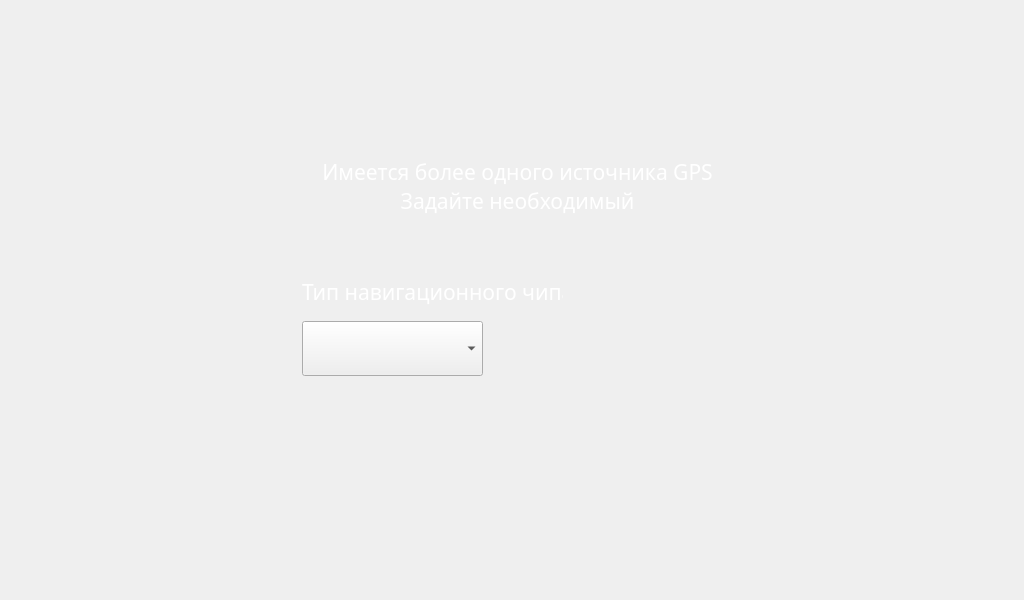
<?xml version="1.0" encoding="UTF-8"?>
<ui version="4.0">
 <class>SelectGpsDialog</class>
 <widget class="QWidget" name="SelectGpsDialog">
  <property name="windowModality">
   <enum>Qt::ApplicationModal</enum>
  </property>
  <property name="geometry">
   <rect>
    <x>0</x>
    <y>0</y>
    <width>1024</width>
    <height>600</height>
   </rect>
  </property>
  <property name="minimumSize">
   <size>
    <width>1024</width>
    <height>600</height>
   </size>
  </property>
  <property name="maximumSize">
   <size>
    <width>1920</width>
    <height>1080</height>
   </size>
  </property>
  <property name="windowTitle">
   <string>Палетка</string>
  </property>
  <property name="styleSheet">
   <string notr="true"/>
  </property>
  <layout class="QGridLayout" name="gridLayout">
   <item row="0" column="1">
    <spacer name="verticalSpacer">
     <property name="orientation">
      <enum>Qt::Vertical</enum>
     </property>
     <property name="sizeHint" stdset="0">
      <size>
       <width>20</width>
       <height>112</height>
      </size>
     </property>
    </spacer>
   </item>
   <item row="1" column="0" rowspan="2">
    <spacer name="horizontalSpacer">
     <property name="orientation">
      <enum>Qt::Horizontal</enum>
     </property>
     <property name="sizeHint" stdset="0">
      <size>
       <width>294</width>
       <height>20</height>
      </size>
     </property>
    </spacer>
   </item>
   <item row="1" column="1">
    <widget class="QWidget" name="widget" native="true">
     <property name="minimumSize">
      <size>
       <width>500</width>
       <height>400</height>
      </size>
     </property>
     <property name="maximumSize">
      <size>
       <width>500</width>
       <height>400</height>
      </size>
     </property>
     <property name="styleSheet">
      <string notr="true">#widget
{
	border-image: url(:/Pyramid/fon_next_menu.png);
}</string>
     </property>
     <widget class="QPushButton" name="cancelButton">
      <property name="geometry">
       <rect>
        <x>370</x>
        <y>280</y>
        <width>108</width>
        <height>100</height>
       </rect>
      </property>
      <property name="autoFillBackground">
       <bool>false</bool>
      </property>
      <property name="styleSheet">
       <string notr="true"> QPushButton:hover:pressed {
    padding-right: 15px; /* make room for the arrows */
	border-image: url(:/Pyramid/close_tool_n.png);
     border-width: 3;}
 
QPushButton{
     padding-right: 15px; /* make room for the arrows */
   	border-image: url(:/Pyramid/close_tool.png);
     border-width: 3;}

 QPushButton:hover {
    padding-right: 15px; /* make room for the arrows */
    	border-image: url(:/Pyramid/close_tool.png);
     border-width: 3;}</string>
      </property>
      <property name="text">
       <string/>
      </property>
      <property name="flat">
       <bool>true</bool>
      </property>
     </widget>
     <widget class="QPushButton" name="okButton">
      <property name="geometry">
       <rect>
        <x>250</x>
        <y>280</y>
        <width>108</width>
        <height>100</height>
       </rect>
      </property>
      <property name="autoFillBackground">
       <bool>false</bool>
      </property>
      <property name="styleSheet">
       <string notr="true"> QPushButton:hover:pressed {
    padding-right: 15px; /* make room for the arrows */
	border-image: url(:/Pyramid/send_otv_n.png);
     border-width: 3;}
 
QPushButton{
     padding-right: 15px; /* make room for the arrows */
   	border-image: url(:/Pyramid/send_otv.png);
     border-width: 3;}

 QPushButton:hover {
    padding-right: 15px; /* make room for the arrows */
    	border-image: url(:/Pyramid/send_otv.png);
     border-width: 3;}</string>
      </property>
      <property name="text">
       <string/>
      </property>
      <property name="flat">
       <bool>true</bool>
      </property>
     </widget>
     <widget class="QLabel" name="label">
      <property name="geometry">
       <rect>
        <x>20</x>
        <y>40</y>
        <width>471</width>
        <height>71</height>
       </rect>
      </property>
      <property name="sizePolicy">
       <sizepolicy hsizetype="Fixed" vsizetype="Fixed">
        <horstretch>0</horstretch>
        <verstretch>0</verstretch>
       </sizepolicy>
      </property>
      <property name="palette">
       <palette>
        <active>
         <colorrole role="WindowText">
          <brush brushstyle="SolidPattern">
           <color alpha="255">
            <red>255</red>
            <green>255</green>
            <blue>255</blue>
           </color>
          </brush>
         </colorrole>
         <colorrole role="Text">
          <brush brushstyle="SolidPattern">
           <color alpha="255">
            <red>255</red>
            <green>255</green>
            <blue>255</blue>
           </color>
          </brush>
         </colorrole>
         <colorrole role="ButtonText">
          <brush brushstyle="SolidPattern">
           <color alpha="255">
            <red>255</red>
            <green>255</green>
            <blue>255</blue>
           </color>
          </brush>
         </colorrole>
        </active>
        <inactive>
         <colorrole role="WindowText">
          <brush brushstyle="SolidPattern">
           <color alpha="255">
            <red>255</red>
            <green>255</green>
            <blue>255</blue>
           </color>
          </brush>
         </colorrole>
         <colorrole role="Text">
          <brush brushstyle="SolidPattern">
           <color alpha="255">
            <red>255</red>
            <green>255</green>
            <blue>255</blue>
           </color>
          </brush>
         </colorrole>
         <colorrole role="ButtonText">
          <brush brushstyle="SolidPattern">
           <color alpha="255">
            <red>255</red>
            <green>255</green>
            <blue>255</blue>
           </color>
          </brush>
         </colorrole>
        </inactive>
        <disabled>
         <colorrole role="WindowText">
          <brush brushstyle="SolidPattern">
           <color alpha="255">
            <red>120</red>
            <green>120</green>
            <blue>120</blue>
           </color>
          </brush>
         </colorrole>
         <colorrole role="Text">
          <brush brushstyle="SolidPattern">
           <color alpha="255">
            <red>120</red>
            <green>120</green>
            <blue>120</blue>
           </color>
          </brush>
         </colorrole>
         <colorrole role="ButtonText">
          <brush brushstyle="SolidPattern">
           <color alpha="255">
            <red>120</red>
            <green>120</green>
            <blue>120</blue>
           </color>
          </brush>
         </colorrole>
        </disabled>
       </palette>
      </property>
      <property name="font">
       <font>
        <family>Trebuchet MS</family>
        <pointsize>16</pointsize>
       </font>
      </property>
      <property name="text">
       <string>Имеется более одного источника GPS
Задайте необходимый</string>
      </property>
      <property name="alignment">
       <set>Qt::AlignCenter</set>
      </property>
     </widget>
     <widget class="QComboBox" name="com_cb">
      <property name="geometry">
       <rect>
        <x>40</x>
        <y>210</y>
        <width>181</width>
        <height>55</height>
       </rect>
      </property>
      <property name="font">
       <font>
        <family>Trebuchet MS</family>
        <pointsize>16</pointsize>
       </font>
      </property>
      <property name="currentIndex">
       <number>-1</number>
      </property>
     </widget>
     <widget class="QLabel" name="label_2">
      <property name="geometry">
       <rect>
        <x>40</x>
        <y>160</y>
        <width>261</width>
        <height>41</height>
       </rect>
      </property>
      <property name="sizePolicy">
       <sizepolicy hsizetype="Fixed" vsizetype="Fixed">
        <horstretch>0</horstretch>
        <verstretch>0</verstretch>
       </sizepolicy>
      </property>
      <property name="palette">
       <palette>
        <active>
         <colorrole role="WindowText">
          <brush brushstyle="SolidPattern">
           <color alpha="255">
            <red>255</red>
            <green>255</green>
            <blue>255</blue>
           </color>
          </brush>
         </colorrole>
         <colorrole role="Text">
          <brush brushstyle="SolidPattern">
           <color alpha="255">
            <red>255</red>
            <green>255</green>
            <blue>255</blue>
           </color>
          </brush>
         </colorrole>
         <colorrole role="ButtonText">
          <brush brushstyle="SolidPattern">
           <color alpha="255">
            <red>255</red>
            <green>255</green>
            <blue>255</blue>
           </color>
          </brush>
         </colorrole>
        </active>
        <inactive>
         <colorrole role="WindowText">
          <brush brushstyle="SolidPattern">
           <color alpha="255">
            <red>255</red>
            <green>255</green>
            <blue>255</blue>
           </color>
          </brush>
         </colorrole>
         <colorrole role="Text">
          <brush brushstyle="SolidPattern">
           <color alpha="255">
            <red>255</red>
            <green>255</green>
            <blue>255</blue>
           </color>
          </brush>
         </colorrole>
         <colorrole role="ButtonText">
          <brush brushstyle="SolidPattern">
           <color alpha="255">
            <red>255</red>
            <green>255</green>
            <blue>255</blue>
           </color>
          </brush>
         </colorrole>
        </inactive>
        <disabled>
         <colorrole role="WindowText">
          <brush brushstyle="SolidPattern">
           <color alpha="255">
            <red>120</red>
            <green>120</green>
            <blue>120</blue>
           </color>
          </brush>
         </colorrole>
         <colorrole role="Text">
          <brush brushstyle="SolidPattern">
           <color alpha="255">
            <red>120</red>
            <green>120</green>
            <blue>120</blue>
           </color>
          </brush>
         </colorrole>
         <colorrole role="ButtonText">
          <brush brushstyle="SolidPattern">
           <color alpha="255">
            <red>120</red>
            <green>120</green>
            <blue>120</blue>
           </color>
          </brush>
         </colorrole>
        </disabled>
       </palette>
      </property>
      <property name="font">
       <font>
        <family>Trebuchet MS</family>
        <pointsize>16</pointsize>
       </font>
      </property>
      <property name="text">
       <string>Тип навигационного чипа:</string>
      </property>
      <property name="alignment">
       <set>Qt::AlignLeading|Qt::AlignLeft|Qt::AlignVCenter</set>
      </property>
     </widget>
    </widget>
   </item>
   <item row="1" column="2">
    <spacer name="horizontalSpacer_2">
     <property name="orientation">
      <enum>Qt::Horizontal</enum>
     </property>
     <property name="sizeHint" stdset="0">
      <size>
       <width>294</width>
       <height>20</height>
      </size>
     </property>
    </spacer>
   </item>
   <item row="2" column="1">
    <spacer name="verticalSpacer_2">
     <property name="orientation">
      <enum>Qt::Vertical</enum>
     </property>
     <property name="sizeHint" stdset="0">
      <size>
       <width>20</width>
       <height>84</height>
      </size>
     </property>
    </spacer>
   </item>
  </layout>
 </widget>
 <resources>
  <include location="../Resources/PyramidWidgets.qrc"/>
 </resources>
 <connections/>
</ui>
